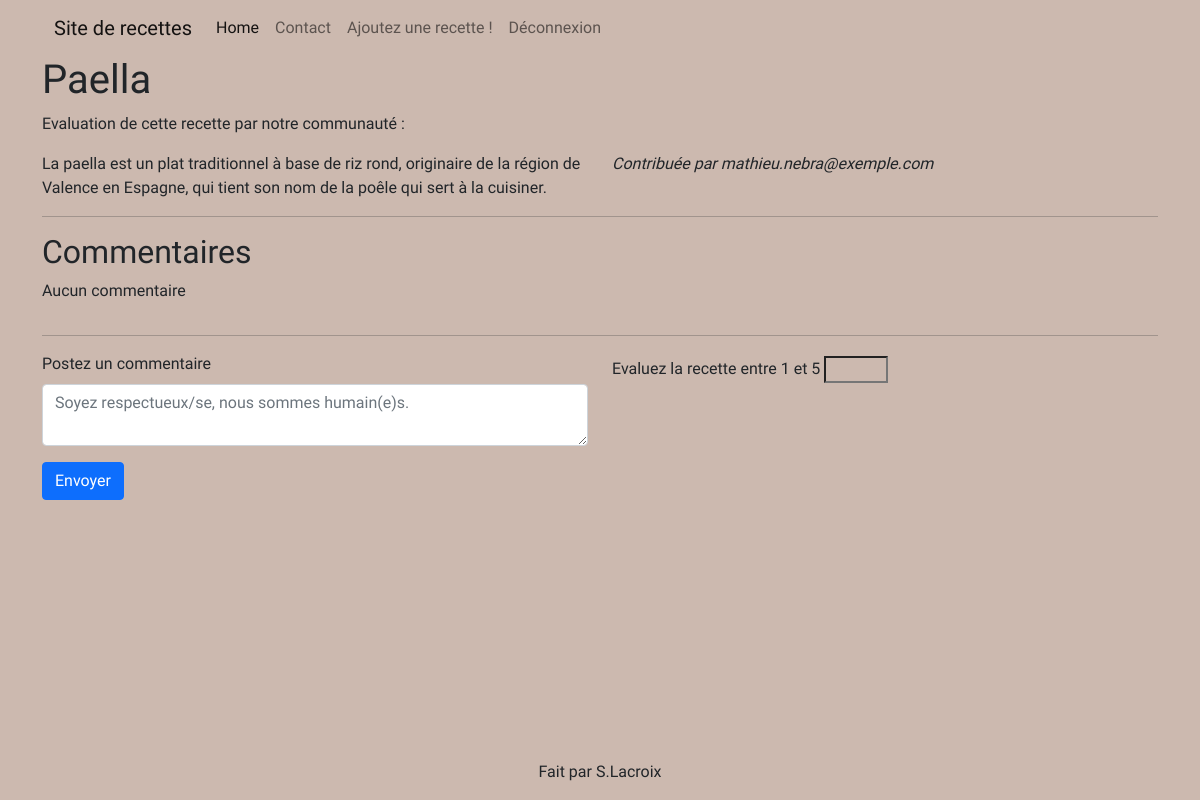
The app's page /read_recipe.php?id=10 (signed in) with its own data.
### tables this page shows
CREATE TABLE `recipes` (
  `recipe_id` int NOT NULL AUTO_INCREMENT,
  `title` varchar(128) NOT NULL,
  `recipe` text NOT NULL,
  `is_enabled` tinyint(1) NOT NULL,
  `author` varchar(512) NOT NULL,
  PRIMARY KEY (`recipe_id`)
);

### read_recipe.php (the view, shortened to what this page needs)
<?php
require_once(__DIR__ . '/databaseconnect.php');
$getData = $_GET;
$retrieveRecipeWithCommentsStatement = $mysqlClient->prepare('SELECT r.*, c.comment_id, c.comment, c.user_id, u.full_name, DATE_FORMAT(c.created_at, "%d/%m/%Y") as comment_date FROM recipes r
LEFT JOIN comments c on c.recipe_id = r.recipe_id
LEFT JOIN users u ON u.user_id = c.user_id
WHERE r.recipe_id = :id ORDER BY comment_date DESC');
$retrieveRecipeWithCommentsStatement->execute([
    'id' => (int)$getData['id'],
]);
$recipeWithComments = $retrieveRecipeWithCommentsStatement->fetchAll(PDO::FETCH_ASSOC);
$retrieveAverageReview = $mysqlClient->prepare('SELECT ROUND(AVG(c.review),1) as rating FROM recipes r LEFT JOIN comments c on r.recipe_id=c.recipe_id WHERE r.recipe_id= :id');
$retrieveAverageReview->execute([
    'id'=>(int)$getData['id'],
]);
$averageRating= $retrieveAverageReview->fetch();
$recipe = [
    'recipe_id' => $recipeWithComments[0]['recipe_id'],
    'title' => $recipeWithComments[0]['title'],
    'recipe' => $recipeWithComments[0]['recipe'],
    'author' => $recipeWithComments[0]['author'],
    'rating'=> $averageRating['rating'],
    'comments' => [],
];
?>
<!DOCTYPE html>
<html>
<head>
    <link
        href="https://cdn.jsdelivr.net/npm/bootstrap@5.0.2/dist/css/bootstrap.min.css"
        rel="stylesheet"
    >
    <link rel="stylesheet" href="./style.css">
</head>
<body class="d-flex flex-column min-vh-100">
    <div class="container">
        <?php require_once(__DIR__ . '/header.php'); ?>
        <h1><?php echo($recipe['title']); ?></h1>
        <p>Evaluation de cette recette par notre communauté : <?php echo($recipe['rating']);?> </p>
        <div class="row">
            <article class="col">
                <?php echo($recipe['recipe']); ?>
            </article>
            <aside class="col">
                <p><i>Contribuée par <?php echo($recipe['author']); ?></i></p>
            </aside>
        </div>
        <hr />
        <h2>Commentaires</h2>
        <?php if ($recipe['comments'] !== []) : ?>
        <div class="row">
            <?php foreach ($recipe['comments'] as $comment) : ?>
                <div class="comment">
                    <p><?php echo $comment['comment']; ?></p>
                    <i>(<?php echo $comment['full_name']; ?>)</i>
                    <i><?php echo $comment['created_at']; ?> </i>
                </div>
            <?php endforeach; ?>
        </div>
        <?php else : ?>
        <div class="row">
            <p>Aucun commentaire</p>
        </div>
        <?php endif; ?>
        <hr />
        <?php if (isset($_SESSION['LOGGED_USER'])) : ?>
            <div class="row">
                <article class="col">
                    <?php require_once(__DIR__ . '/comments_create.php'); ?>
                </article>
            </div>
        <?php endif; ?>
    </div>
    <?php require_once(__DIR__ . '/footer.php'); ?>
</body>
</html>

### style.css (style rules this page uses)
body { background-color: rgb(204, 185, 175); font-family: 'Shadows Into Light', cursive; }
div { background-color: rgb(204, 185, 175); }

### records on screen
recipes: title "Paella", recipe "La paella est un plat traditionnel à base de riz rond, originaire de la région de Valence en Espagne, qui tient son nom de la poêle qui sert à la cuisiner.", author "mathieu.nebra@exemple.com"
